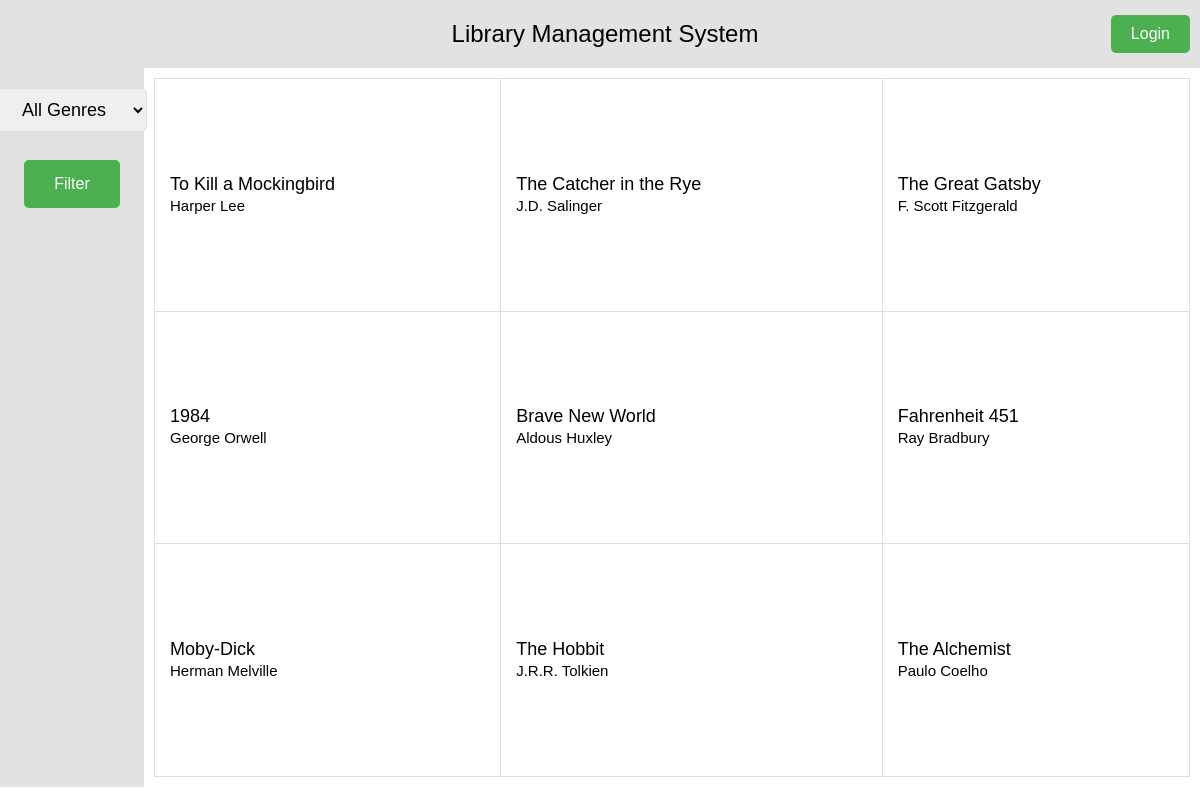
The page / on the database its author committed.
### tables this page shows
CREATE TABLE books ( 
    BookID INT PRIMARY KEY, 
    Title VARCHAR(255), 
    Author VARCHAR(255), 
    Genre VARCHAR(100), 
    ISBN INT, 
    PublishDate DATE, 
    Publisher VARCHAR(255),
    BookCover VARCHAR(255)
);

### index.php (the view, shortened to what this page needs)
<?php
$host = 'localhost';
$dbuser = 'root';
$dbpass = '';
$dbname = 'library_management_system';
$conn = new mysqli($host, $dbuser, $dbpass, $dbname);
$genre_filter = isset($_GET['genre']) ? $_GET['genre'] : '';
if ($genre_filter) {
    $sql = $conn->prepare("SELECT title, author FROM books WHERE genre = ? LIMIT 9");
    $sql->bind_param("s", $genre_filter);
} else {
    $sql = $conn->prepare("SELECT title, author FROM books LIMIT 9");
}
$sql->execute();
$result = $sql->get_result();
?>
<!DOCTYPE html>
<html>
<head>
  <link rel="stylesheet" href="styles/index.css">
</head>
<body>
  <div class="header">
    Library Management System
    <?php if (isset($_SESSION['username'])): ?>
      <span style="float:right;">Welcome, <?= htmlspecialchars($_SESSION['username']); ?> | <a href="logout.php">Logout</a></span>
    <?php else: ?>
      <button class="login-button" onclick="window.location.href='login.php'">Login</button>
    <?php endif; ?>
  </div>
  <div class="main-container">
    <div class="sidebar">
      <form method="GET" action="">
        <select name="genre" id="genre">
          <option value="">All Genres</option>
        </select>
        <br><br>
        <button type="submit" name="filter" class="sidegrid-button">Filter</button>
      </form>
    </div>
    <div class="content">
      <table>
        <tr>
          <?php
          $counter = 0;
          while ($row = $result->fetch_assoc()) {
            echo "<td>{$row['title']}<br><small>{$row['author']}</small></td>";
            $counter++;
            if ($counter % 3 == 0 && $counter != 9) {
              echo "</tr><tr>";
            }
          }
          ?>
        </tr>
      </table>
    </div>
  </div>
</body>
</html>

### styles/index.css (style rules this page uses)
.login-button { position: absolute; top: 15px; right: 10px; background-color: #4CAF50; color: white; padding: 10px 20px; border: none; border-radius: 5px; cursor: pointer; font-size: 16px; }
.sidegrid-button { background-color: #4CAF50; color: white; padding: 15px 30px; border: none; border-radius: 5px; cursor: pointer; font-size: 16px; margin: 10px 0; }
body { font-family: Arial, sans-serif; margin: 0; padding: 0; display: flex; flex-direction: column; }
.header { width: 97.5%; text-align: center; font-size: 24px; padding: 20px; background-color: #e2e2e2; }
.main-container { display: flex; height: calc(100vh - 81px); }
.sidebar { width: 12%; background-color: #e2e2e2; padding: 20px; height: 100%; box-sizing: border-box; display: flex; flex-direction: column; align-items: center; text-align: center; }
#genre { font-size: 18px; padding: 10px 20px; width: 150px; border: 1px solid #ddd; border-radius: 5px; box-sizing: border-box; }
.content { flex-grow: 1; padding: 10px; }
table { width: 100%; height: 100%; border-collapse: collapse; }
table td { border: 1px solid #ddd; padding: 15px; font-size: 18px; text-align: left; height: 50px; }

### rows shown on the page
books: Title "To Kill a Mockingbird", Author "Harper Lee"
books: Title "The Catcher in the Rye", Author "J.D. Salinger"
books: Title "The Great Gatsby", Author "F. Scott Fitzgerald"
books: Title "1984", Author "George Orwell"
books: Title "Brave New World", Author "Aldous Huxley"
books: Title "Fahrenheit 451", Author "Ray Bradbury"
books: Title "Moby-Dick", Author "Herman Melville"
books: Title "The Hobbit", Author "J.R.R. Tolkien"
books: Title "The Alchemist", Author "Paulo Coelho"
